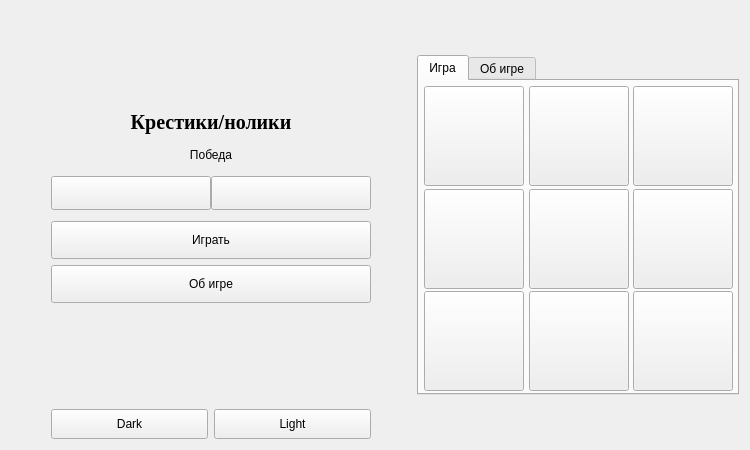
<?xml version="1.0" encoding="UTF-8"?>
<ui version="4.0">
 <class>Widget</class>
 <widget class="QWidget" name="Widget">
  <property name="geometry">
   <rect>
    <x>0</x>
    <y>0</y>
    <width>750</width>
    <height>450</height>
   </rect>
  </property>
  <property name="minimumSize">
   <size>
    <width>630</width>
    <height>0</height>
   </size>
  </property>
  <property name="maximumSize">
   <size>
    <width>750</width>
    <height>450</height>
   </size>
  </property>
  <property name="windowTitle">
   <string>Крестики/нолики</string>
  </property>
  <property name="windowIcon">
   <iconset resource="resourses.qrc">
    <normaloff>:/resourse/images/title_ico.png</normaloff>:/resourse/images/title_ico.png</iconset>
  </property>
  <property name="styleSheet">
   <string notr="true"/>
  </property>
  <layout class="QHBoxLayout" name="horizontalLayout_3">
   <item>
    <spacer name="horizontalSpacer">
     <property name="orientation">
      <enum>Qt::Horizontal</enum>
     </property>
     <property name="sizeType">
      <enum>QSizePolicy::Fixed</enum>
     </property>
     <property name="sizeHint" stdset="0">
      <size>
       <width>40</width>
       <height>20</height>
      </size>
     </property>
    </spacer>
   </item>
   <item>
    <layout class="QVBoxLayout" name="verticalLayout">
     <item>
      <spacer name="verticalSpacer">
       <property name="orientation">
        <enum>Qt::Vertical</enum>
       </property>
       <property name="sizeHint" stdset="0">
        <size>
         <width>20</width>
         <height>40</height>
        </size>
       </property>
      </spacer>
     </item>
     <item>
      <widget class="QLabel" name="label">
       <property name="font">
        <font>
         <family>Times New Roman</family>
         <pointsize>15</pointsize>
         <bold>true</bold>
        </font>
       </property>
       <property name="styleSheet">
        <string notr="true"/>
       </property>
       <property name="text">
        <string>Крестики/нолики</string>
       </property>
       <property name="alignment">
        <set>Qt::AlignCenter</set>
       </property>
       <property name="margin">
        <number>0</number>
       </property>
      </widget>
     </item>
     <item>
      <widget class="QLabel" name="messageLabel">
       <property name="sizePolicy">
        <sizepolicy hsizetype="Preferred" vsizetype="Fixed">
         <horstretch>0</horstretch>
         <verstretch>0</verstretch>
        </sizepolicy>
       </property>
       <property name="minimumSize">
        <size>
         <width>0</width>
         <height>30</height>
        </size>
       </property>
       <property name="text">
        <string>Победа</string>
       </property>
       <property name="alignment">
        <set>Qt::AlignCenter</set>
       </property>
      </widget>
     </item>
     <item>
      <layout class="QHBoxLayout" name="horizontalLayout">
       <property name="spacing">
        <number>0</number>
       </property>
       <property name="bottomMargin">
        <number>5</number>
       </property>
       <item>
        <widget class="QPushButton" name="leftButton">
         <property name="minimumSize">
          <size>
           <width>0</width>
           <height>34</height>
          </size>
         </property>
         <property name="styleSheet">
          <string notr="true"/>
         </property>
         <property name="text">
          <string/>
         </property>
        </widget>
       </item>
       <item>
        <widget class="QPushButton" name="rightButton">
         <property name="minimumSize">
          <size>
           <width>0</width>
           <height>34</height>
          </size>
         </property>
         <property name="styleSheet">
          <string notr="true"/>
         </property>
         <property name="text">
          <string/>
         </property>
        </widget>
       </item>
      </layout>
     </item>
     <item>
      <widget class="QPushButton" name="startButton">
       <property name="minimumSize">
        <size>
         <width>0</width>
         <height>38</height>
        </size>
       </property>
       <property name="styleSheet">
        <string notr="true"/>
       </property>
       <property name="text">
        <string>Играть</string>
       </property>
      </widget>
     </item>
     <item>
      <widget class="QPushButton" name="aboutButton">
       <property name="minimumSize">
        <size>
         <width>0</width>
         <height>38</height>
        </size>
       </property>
       <property name="styleSheet">
        <string notr="true"/>
       </property>
       <property name="text">
        <string>Об игре</string>
       </property>
      </widget>
     </item>
     <item>
      <spacer name="verticalSpacer_2">
       <property name="orientation">
        <enum>Qt::Vertical</enum>
       </property>
       <property name="sizeType">
        <enum>QSizePolicy::Expanding</enum>
       </property>
       <property name="sizeHint" stdset="0">
        <size>
         <width>20</width>
         <height>70</height>
        </size>
       </property>
      </spacer>
     </item>
     <item>
      <layout class="QHBoxLayout" name="horizontalLayout_2">
       <item>
        <widget class="QPushButton" name="darkButton">
         <property name="sizePolicy">
          <sizepolicy hsizetype="Minimum" vsizetype="Fixed">
           <horstretch>0</horstretch>
           <verstretch>0</verstretch>
          </sizepolicy>
         </property>
         <property name="minimumSize">
          <size>
           <width>0</width>
           <height>30</height>
          </size>
         </property>
         <property name="styleSheet">
          <string notr="true"/>
         </property>
         <property name="text">
          <string>Dark</string>
         </property>
        </widget>
       </item>
       <item>
        <widget class="QPushButton" name="lightButton">
         <property name="minimumSize">
          <size>
           <width>0</width>
           <height>30</height>
          </size>
         </property>
         <property name="text">
          <string>Light</string>
         </property>
        </widget>
       </item>
      </layout>
     </item>
    </layout>
   </item>
   <item>
    <spacer name="horizontalSpacer_2">
     <property name="orientation">
      <enum>Qt::Horizontal</enum>
     </property>
     <property name="sizeType">
      <enum>QSizePolicy::Fixed</enum>
     </property>
     <property name="sizeHint" stdset="0">
      <size>
       <width>40</width>
       <height>20</height>
      </size>
     </property>
    </spacer>
   </item>
   <item>
    <widget class="QTabWidget" name="tabWidget">
     <property name="sizePolicy">
      <sizepolicy hsizetype="Fixed" vsizetype="Fixed">
       <horstretch>0</horstretch>
       <verstretch>0</verstretch>
      </sizepolicy>
     </property>
     <property name="minimumSize">
      <size>
       <width>322</width>
       <height>322</height>
      </size>
     </property>
     <property name="maximumSize">
      <size>
       <width>320</width>
       <height>340</height>
      </size>
     </property>
     <property name="currentIndex">
      <number>0</number>
     </property>
     <widget class="QWidget" name="tab">
      <property name="minimumSize">
       <size>
        <width>0</width>
        <height>0</height>
       </size>
      </property>
      <attribute name="title">
       <string>Игра</string>
      </attribute>
      <layout class="QGridLayout" name="gridLayout">
       <property name="leftMargin">
        <number>5</number>
       </property>
       <property name="topMargin">
        <number>5</number>
       </property>
       <property name="rightMargin">
        <number>5</number>
       </property>
       <property name="bottomMargin">
        <number>5</number>
       </property>
       <property name="spacing">
        <number>5</number>
       </property>
       <item row="0" column="2">
        <widget class="QPushButton" name="PB3">
         <property name="sizePolicy">
          <sizepolicy hsizetype="Fixed" vsizetype="Fixed">
           <horstretch>0</horstretch>
           <verstretch>0</verstretch>
          </sizepolicy>
         </property>
         <property name="minimumSize">
          <size>
           <width>100</width>
           <height>100</height>
          </size>
         </property>
         <property name="text">
          <string/>
         </property>
        </widget>
       </item>
       <item row="2" column="0">
        <widget class="QPushButton" name="PB7">
         <property name="sizePolicy">
          <sizepolicy hsizetype="Fixed" vsizetype="Fixed">
           <horstretch>0</horstretch>
           <verstretch>0</verstretch>
          </sizepolicy>
         </property>
         <property name="minimumSize">
          <size>
           <width>100</width>
           <height>100</height>
          </size>
         </property>
         <property name="text">
          <string/>
         </property>
        </widget>
       </item>
       <item row="1" column="0">
        <widget class="QPushButton" name="PB4">
         <property name="sizePolicy">
          <sizepolicy hsizetype="Fixed" vsizetype="Fixed">
           <horstretch>0</horstretch>
           <verstretch>0</verstretch>
          </sizepolicy>
         </property>
         <property name="minimumSize">
          <size>
           <width>100</width>
           <height>100</height>
          </size>
         </property>
         <property name="text">
          <string/>
         </property>
        </widget>
       </item>
       <item row="1" column="1">
        <widget class="QPushButton" name="PB5">
         <property name="enabled">
          <bool>true</bool>
         </property>
         <property name="sizePolicy">
          <sizepolicy hsizetype="Fixed" vsizetype="Fixed">
           <horstretch>0</horstretch>
           <verstretch>0</verstretch>
          </sizepolicy>
         </property>
         <property name="minimumSize">
          <size>
           <width>100</width>
           <height>100</height>
          </size>
         </property>
         <property name="styleSheet">
          <string notr="true"/>
         </property>
         <property name="text">
          <string/>
         </property>
        </widget>
       </item>
       <item row="0" column="1">
        <widget class="QPushButton" name="PB2">
         <property name="sizePolicy">
          <sizepolicy hsizetype="Fixed" vsizetype="Fixed">
           <horstretch>0</horstretch>
           <verstretch>0</verstretch>
          </sizepolicy>
         </property>
         <property name="minimumSize">
          <size>
           <width>100</width>
           <height>100</height>
          </size>
         </property>
         <property name="text">
          <string/>
         </property>
        </widget>
       </item>
       <item row="1" column="2">
        <widget class="QPushButton" name="PB6">
         <property name="sizePolicy">
          <sizepolicy hsizetype="Fixed" vsizetype="Fixed">
           <horstretch>0</horstretch>
           <verstretch>0</verstretch>
          </sizepolicy>
         </property>
         <property name="minimumSize">
          <size>
           <width>100</width>
           <height>100</height>
          </size>
         </property>
         <property name="text">
          <string/>
         </property>
        </widget>
       </item>
       <item row="2" column="1">
        <widget class="QPushButton" name="PB8">
         <property name="sizePolicy">
          <sizepolicy hsizetype="Fixed" vsizetype="Fixed">
           <horstretch>0</horstretch>
           <verstretch>0</verstretch>
          </sizepolicy>
         </property>
         <property name="minimumSize">
          <size>
           <width>100</width>
           <height>100</height>
          </size>
         </property>
         <property name="text">
          <string/>
         </property>
        </widget>
       </item>
       <item row="0" column="0">
        <widget class="QPushButton" name="PB1">
         <property name="sizePolicy">
          <sizepolicy hsizetype="Fixed" vsizetype="Fixed">
           <horstretch>0</horstretch>
           <verstretch>0</verstretch>
          </sizepolicy>
         </property>
         <property name="minimumSize">
          <size>
           <width>100</width>
           <height>100</height>
          </size>
         </property>
         <property name="text">
          <string/>
         </property>
        </widget>
       </item>
       <item row="2" column="2">
        <widget class="QPushButton" name="PB9">
         <property name="sizePolicy">
          <sizepolicy hsizetype="Fixed" vsizetype="Fixed">
           <horstretch>0</horstretch>
           <verstretch>0</verstretch>
          </sizepolicy>
         </property>
         <property name="minimumSize">
          <size>
           <width>100</width>
           <height>100</height>
          </size>
         </property>
         <property name="text">
          <string/>
         </property>
        </widget>
       </item>
      </layout>
     </widget>
     <widget class="QWidget" name="tab_2">
      <attribute name="title">
       <string>Об игре</string>
      </attribute>
      <layout class="QVBoxLayout" name="verticalLayout_2">
       <item>
        <widget class="QLabel" name="label_3">
         <property name="text">
          <string>Пример создания базовой игры крестики-нолики</string>
         </property>
         <property name="alignment">
          <set>Qt::AlignLeading|Qt::AlignLeft|Qt::AlignTop</set>
         </property>
         <property name="wordWrap">
          <bool>true</bool>
         </property>
        </widget>
       </item>
      </layout>
     </widget>
    </widget>
   </item>
  </layout>
 </widget>
 <resources>
  <include location="resourses.qrc"/>
 </resources>
 <connections/>
</ui>
